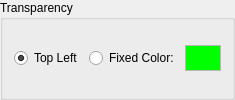
         <widget class="QGroupBox" name="GB_Transparency">
          <property name="title">
           <string>Transparency</string>
          </property>
          <layout class="QHBoxLayout" name="horizontalLayout_4">
           <item>
            <widget class="QRadioButton" name="Transparency_Top">
             <property name="text">
              <string>Top Left</string>
             </property>
             <property name="checked">
              <bool>true</bool>
             </property>
            </widget>
           </item>
           <item>
            <widget class="QRadioButton" name="Transparency_Fixed">
             <property name="text">
              <string>Fixed Color:</string>
             </property>
            </widget>
           </item>
           <item>
            <widget class="QTextBrowser" name="Transparency_Color">
             <property name="sizePolicy">
              <sizepolicy hsizetype="Preferred" vsizetype="Preferred">
               <horstretch>0</horstretch>
               <verstretch>0</verstretch>
              </sizepolicy>
             </property>
             <property name="minimumSize">
              <size>
               <width>0</width>
               <height>0</height>
              </size>
             </property>
             <property name="maximumSize">
              <size>
               <width>36</width>
               <height>26</height>
              </size>
             </property>
             <property name="palette">
              <palette>
               <active>
                <colorrole role="Base">
                 <brush brushstyle="SolidPattern">
                  <color alpha="255">
                   <red>0</red>
                   <green>255</green>
                   <blue>0</blue>
                  </color>
                 </brush>
                </colorrole>
               </active>
               <inactive>
                <colorrole role="Base">
                 <brush brushstyle="SolidPattern">
                  <color alpha="255">
                   <red>0</red>
                   <green>255</green>
                   <blue>0</blue>
                  </color>
                 </brush>
                </colorrole>
               </inactive>
               <disabled>
                <colorrole role="Base">
                 <brush brushstyle="SolidPattern">
                  <color alpha="255">
                   <red>240</red>
                   <green>240</green>
                   <blue>240</blue>
                  </color>
                 </brush>
                </colorrole>
               </disabled>
              </palette>
             </property>
             <property name="verticalScrollBarPolicy">
              <enum>Qt::ScrollBarAlwaysOff</enum>
             </property>
             <property name="horizontalScrollBarPolicy">
              <enum>Qt::ScrollBarAlwaysOff</enum>
             </property>
            </widget>
           </item>
          </layout>
         </widget>
